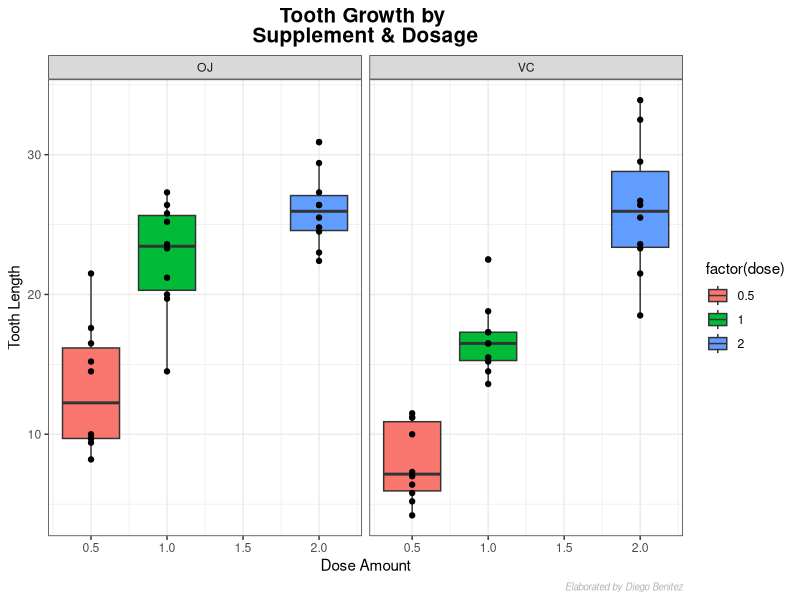
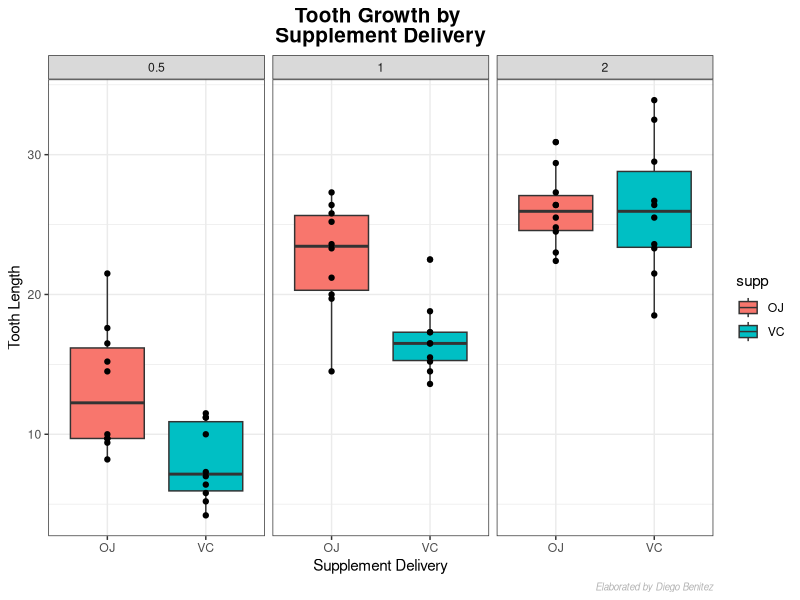

These figures' R source, in order:
## ---- chunk 1
library(datasets)
library(ggplot2)
data(ToothGrowth)
## ---- chunk 2
str(ToothGrowth)
summary(ToothGrowth)
## ---- chunk 3
ggplot(ToothGrowth, aes(dose, len)) + 
    geom_boxplot(aes(fill = factor(dose))) + 
    geom_point() +
    labs(title = "Tooth Growth by \nSupplement & Dosage",
         x = "Dose Amount",
         y = "Tooth Length",
         caption = "Elaborated by Diego Benitez") + 
    facet_grid(~ supp) + 
    theme_bw() +  
    theme(plot.title = element_text(hjust = 0.5, color = "black", 
                                    size =  15, face = "bold", 
                                    lineheight=.8),
          plot.caption = element_text(hjust = 1, face = "italic", 
                                      color = "gray70", size = 7))

ggplot(ToothGrowth, aes(supp, len)) + 
    geom_boxplot(aes(fill=supp)) + 
    geom_point() + 
    labs(title = "Tooth Growth by \nSupplement Delivery",
         x = "Supplement Delivery",
         y = "Tooth Length",
         caption = "Elaborated by Diego Benitez") + 
    facet_grid(~ dose) + 
    theme_bw() +
    theme(plot.title = element_text(hjust = 0.5, color = "black", 
                                    size =  15, face = "bold", 
                                    lineheight=.8),
          plot.caption = element_text(hjust = 1, face = "italic", 
                                      color = "gray70", size = 7))
## ---- chunk 4
t.test(len~supp,data=ToothGrowth)
## ---- chunk 5
ToothGrowth_sub <- subset(ToothGrowth, ToothGrowth$dose %in% c(1.0,0.5))
t.test(len~dose,data=ToothGrowth_sub)
## ---- chunk 6
ToothGrowth_sub <- subset(ToothGrowth, ToothGrowth$dose %in% c(0.5,2.0))
t.test(len~dose,data=ToothGrowth_sub)
## ---- chunk 7
ToothGrowth_sub <- subset(ToothGrowth, ToothGrowth$dose %in% c(1.0,2.0))
t.test(len~dose,data=ToothGrowth_sub)
